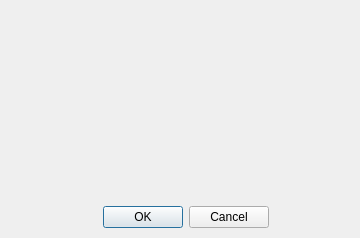
<ui version="4.0" >
 <author></author>
 <comment></comment>
 <exportmacro></exportmacro>
 <class>QgsDelAttrDialogBase</class>
 <widget class="QDialog" name="QgsDelAttrDialogBase" >
  <property name="geometry" >
   <rect>
    <x>0</x>
    <y>0</y>
    <width>360</width>
    <height>238</height>
   </rect>
  </property>
  <property name="windowTitle" >
   <string>Delete Attributes</string>
  </property>
  <layout class="QGridLayout" >
   <property name="margin" >
    <number>10</number>
   </property>
   <property name="spacing" >
    <number>6</number>
   </property>
   <item row="1" column="0" >
    <layout class="QHBoxLayout" >
     <property name="margin" >
      <number>0</number>
     </property>
     <property name="spacing" >
      <number>6</number>
     </property>
     <item>
      <spacer>
       <property name="orientation" >
        <enum>Qt::Horizontal</enum>
       </property>
       <property name="sizeType" >
        <enum>QSizePolicy::Expanding</enum>
       </property>
       <property name="sizeHint" >
        <size>
         <width>93</width>
         <height>20</height>
        </size>
       </property>
      </spacer>
     </item>
     <item>
      <widget class="QPushButton" name="mOkButton" >
       <property name="text" >
        <string>OK</string>
       </property>
      </widget>
     </item>
     <item>
      <widget class="QPushButton" name="mCancelButton" >
       <property name="text" >
        <string>Cancel</string>
       </property>
      </widget>
     </item>
     <item>
      <spacer>
       <property name="orientation" >
        <enum>Qt::Horizontal</enum>
       </property>
       <property name="sizeType" >
        <enum>QSizePolicy::Expanding</enum>
       </property>
       <property name="sizeHint" >
        <size>
         <width>40</width>
         <height>20</height>
        </size>
       </property>
      </spacer>
     </item>
    </layout>
   </item>
   <item row="0" column="0" >
    <widget class="Q3ListBox" name="listBox2" >
     <property name="selectionMode" >
      <enum>Q3ListBox::Multi</enum>
     </property>
    </widget>
   </item>
  </layout>
 </widget>
 <layoutdefault spacing="6" margin="11" />
 <pixmapfunction>qPixmapFromMimeSource</pixmapfunction>
 <customwidgets>
  <customwidget>
   <class>Q3ListBox</class>
   <extends></extends>
   <header>q3listbox.h</header>
   <container>0</container>
   <pixmap></pixmap>
  </customwidget>
 </customwidgets>
 <resources/>
 <connections/>
</ui>
